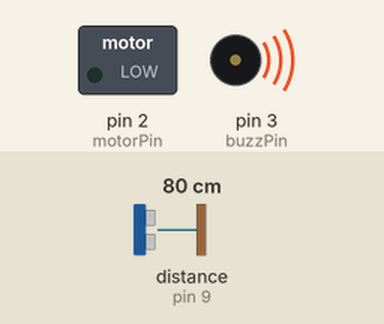
This sketch was run on a simulated Arduino Uno, built with avr-gcc and run on an emulated ATmega328P. On the bench: switched loads named in the sketch (green lamp = pin HIGH), buzzer (waves = sounding, pin HIGH). Wiring (inferred from the names in the program): ultrasonic range finder: trigger pin 10; echo pin 9. The inputs (shaded band) are chosen by the test bench; at power-on: distance to the obstacle (sensor on pin 9) 80 cm. The echo pulse lasts 58.3 µs per cm; pins used as bus, display or sensor lines are not drawn.

Above: at 1.2 s.
1.3 s: distance to the obstacle (sensor on pin 9) set to 97 cm
2.8 s: distance to the obstacle (sensor on pin 9) set to 107 cm
At 3.7 s:
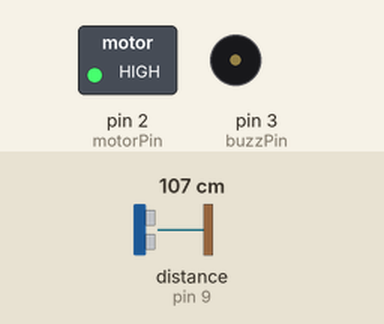
4.3 s: distance to the obstacle (sensor on pin 9) set to 2 cm
At 5.2 s:
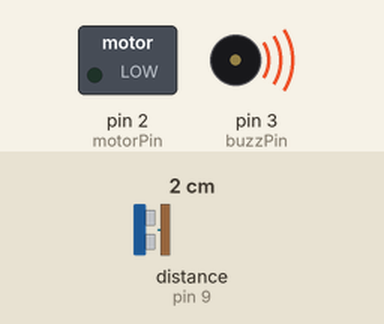
5.8 s: distance to the obstacle (sensor on pin 9) set to 120 cm
At 6.9 s:
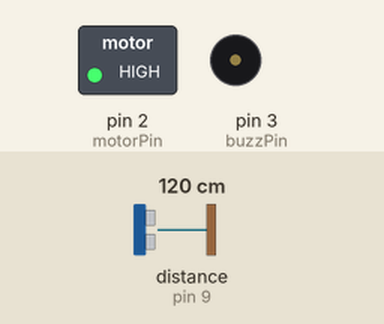
Timing chart, 0 to 8.3 s (numbered marks = the images above; inputs shaded):
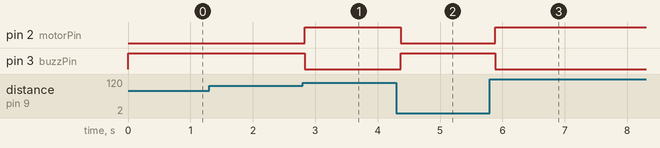

Measured:
- the behaviour switches between 101 and 102 cm on distance to the obstacle (sensor on pin 9) (found by bisection; images 0 and 1)
- after the input at 1.3 s, every drawn part: stays the same
- after the input at 2.8 s, pin 2 (motorPin): LOW → HIGH at once; pin 3 (buzzPin): HIGH → LOW at once
- after the input at 4.3 s, pin 2 (motorPin): HIGH → LOW after 0.07 s; pin 3 (buzzPin): LOW → HIGH after 0.07 s
- after the input at 5.8 s, pin 2 (motorPin): LOW → HIGH after 0.09 s; pin 3 (buzzPin): HIGH → LOW after 0.09 s

The sketch:

Circuit_Code.ino
```cpp
// Define pins for ultrasonic and buzzer
int const motorPin = 2;
int const buzzPin = 3;
int const echoPin = 9;
int const trigPin = 10;

void setup()
{
    pinMode(motorPin, OUTPUT); // motor pin is output to run the dcmotor
    pinMode(buzzPin, OUTPUT); // buzz pin is output to control buzzering
    pinMode(trigPin, OUTPUT); // trig pin will have pulses output
    pinMode(echoPin, INPUT); // echo pin should be input to get pulse width
}

void loop()
{
    // Duration will be the input pulse width and distance will be the distance to the obstacle in centimeters
    int duration, distance;

    digitalWrite(trigPin, HIGH);
    delay(1);
    digitalWrite(trigPin, LOW);

    duration = pulseIn(echoPin, HIGH);
    distance = (duration/2) / 29.1;

    if (distance <= 100 && distance >= 0) {
        digitalWrite(motorPin, LOW);
        digitalWrite(buzzPin, HIGH);
    } else {
        digitalWrite(motorPin, HIGH);
        digitalWrite(buzzPin, LOW);
    }
    // Doesn't hurt to wait.
    delay(250);
}
```
